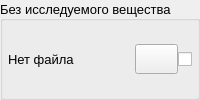
                       <widget class="QGroupBox" name="groupBox_no_gas">
                        <property name="minimumSize">
                         <size>
                          <width>0</width>
                          <height>50</height>
                         </size>
                        </property>
                        <property name="maximumSize">
                         <size>
                          <width>16777215</width>
                          <height>16777215</height>
                         </size>
                        </property>
                        <property name="sizeIncrement">
                         <size>
                          <width>0</width>
                          <height>0</height>
                         </size>
                        </property>
                        <property name="baseSize">
                         <size>
                          <width>0</width>
                          <height>0</height>
                         </size>
                        </property>
                        <property name="font">
                         <font>
                          <family>MS Shell Dlg 2</family>
                          <pointsize>10</pointsize>
                          <italic>false</italic>
                          <bold>false</bold>
                         </font>
                        </property>
                        <property name="cursor">
                         <cursorShape>ArrowCursor</cursorShape>
                        </property>
                        <property name="mouseTracking">
                         <bool>false</bool>
                        </property>
                        <property name="tabletTracking">
                         <bool>false</bool>
                        </property>
                        <property name="styleSheet">
                         <string notr="true"/>
                        </property>
                        <property name="title">
                         <string>Без исследуемого вещества</string>
                        </property>
                        <property name="alignment">
                         <set>Qt::AlignmentFlag::AlignLeading|Qt::AlignmentFlag::AlignLeft|Qt::AlignmentFlag::AlignVCenter</set>
                        </property>
                        <property name="flat">
                         <bool>true</bool>
                        </property>
                        <property name="checkable">
                         <bool>false</bool>
                        </property>
                        <layout class="QHBoxLayout" name="layout_no_gas">
                         <property name="spacing">
                          <number>0</number>
                         </property>
                         <property name="leftMargin">
                          <number>5</number>
                         </property>
                         <property name="topMargin">
                          <number>5</number>
                         </property>
                         <property name="rightMargin">
                          <number>5</number>
                         </property>
                         <property name="bottomMargin">
                          <number>5</number>
                         </property>
                         <item>
                          <widget class="QLabel" name="label_text_file_name_no_gas">
                           <property name="sizePolicy">
                            <sizepolicy hsizetype="Ignored" vsizetype="Preferred">
                             <horstretch>0</horstretch>
                             <verstretch>0</verstretch>
                            </sizepolicy>
                           </property>
                           <property name="minimumSize">
                            <size>
                             <width>0</width>
                             <height>30</height>
                            </size>
                           </property>
                           <property name="maximumSize">
                            <size>
                             <width>16777215</width>
                             <height>30</height>
                            </size>
                           </property>
                           <property name="font">
                            <font>
                             <family>MS Shell Dlg 2</family>
                             <pointsize>10</pointsize>
                             <italic>false</italic>
                             <bold>false</bold>
                            </font>
                           </property>
                           <property name="styleSheet">
                            <string notr="true"/>
                           </property>
                           <property name="text">
                            <string>Нет файла</string>
                           </property>
                           <property name="textFormat">
                            <enum>Qt::TextFormat::AutoText</enum>
                           </property>
                           <property name="scaledContents">
                            <bool>false</bool>
                           </property>
                          </widget>
                         </item>
                         <item>
                          <widget class="QPushButton" name="pushButton_reading_file_no_gas">
                           <property name="enabled">
                            <bool>true</bool>
                           </property>
                           <property name="sizePolicy">
                            <sizepolicy hsizetype="Fixed" vsizetype="Fixed">
                             <horstretch>0</horstretch>
                             <verstretch>0</verstretch>
                            </sizepolicy>
                           </property>
                           <property name="minimumSize">
                            <size>
                             <width>30</width>
                             <height>30</height>
                            </size>
                           </property>
                           <property name="maximumSize">
                            <size>
                             <width>16777215</width>
                             <height>30</height>
                            </size>
                           </property>
                           <property name="cursor">
                            <cursorShape>PointingHandCursor</cursorShape>
                           </property>
                           <property name="whatsThis">
                            <string/>
                           </property>
                           <property name="accessibleName">
                            <string/>
                           </property>
                           <property name="accessibleDescription">
                            <string/>
                           </property>
                           <property name="styleSheet">
                            <string notr="true"/>
                           </property>
                           <property name="text">
                            <string/>
                           </property>
                           <property name="iconSize">
                            <size>
                             <width>25</width>
                             <height>25</height>
                            </size>
                           </property>
                          </widget>
                         </item>
                         <item>
                          <widget class="QCheckBox" name="checkBox_download_no_gas">
                           <property name="enabled">
                            <bool>true</bool>
                           </property>
                           <property name="sizePolicy">
                            <sizepolicy hsizetype="Fixed" vsizetype="Fixed">
                             <horstretch>0</horstretch>
                             <verstretch>0</verstretch>
                            </sizepolicy>
                           </property>
                           <property name="minimumSize">
                            <size>
                             <width>0</width>
                             <height>30</height>
                            </size>
                           </property>
                           <property name="maximumSize">
                            <size>
                             <width>16777215</width>
                             <height>30</height>
                            </size>
                           </property>
                           <property name="whatsThis">
                            <string/>
                           </property>
                           <property name="accessibleName">
                            <string/>
                           </property>
                           <property name="accessibleDescription">
                            <string/>
                           </property>
                           <property name="styleSheet">
                            <string notr="true"/>
                           </property>
                           <property name="text">
                            <string/>
                           </property>
                           <property name="checked">
                            <bool>false</bool>
                           </property>
                           <property name="tristate">
                            <bool>false</bool>
                           </property>
                          </widget>
                         </item>
                        </layout>
                       </widget>
